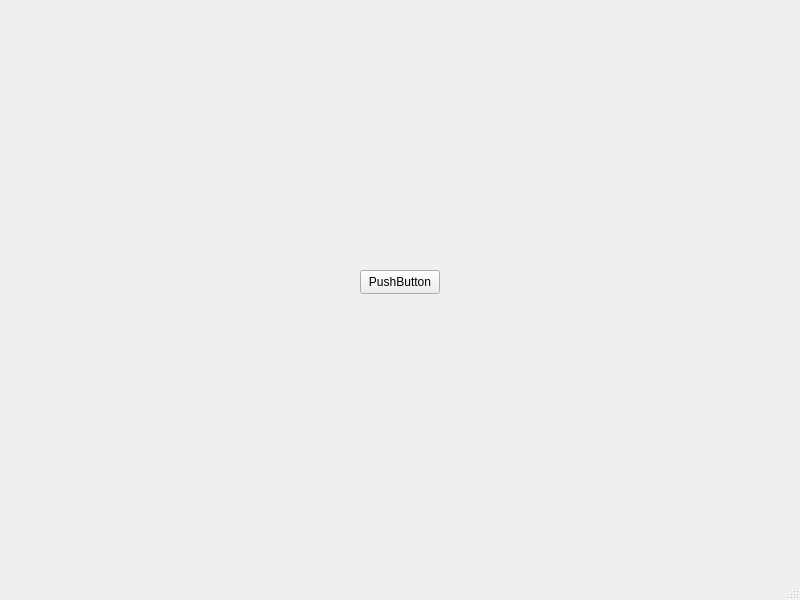
<?xml version="1.0" encoding="UTF-8"?>
<ui version="4.0">
 <class>MainWindow</class>
 <widget class="QMainWindow" name="MainWindow">
  <property name="geometry">
   <rect>
    <x>0</x>
    <y>0</y>
    <width>800</width>
    <height>600</height>
   </rect>
  </property>
  <property name="windowTitle">
   <string>MainWindow</string>
  </property>
  <widget class="QWidget" name="centralwidget">
   <widget class="QPushButton" name="pushButton">
    <property name="geometry">
     <rect>
      <x>360</x>
      <y>270</y>
      <width>80</width>
      <height>24</height>
     </rect>
    </property>
    <property name="text">
     <string>PushButton</string>
    </property>
   </widget>
  </widget>
  <widget class="QMenuBar" name="menubar">
   <property name="geometry">
    <rect>
     <x>0</x>
     <y>0</y>
     <width>800</width>
     <height>21</height>
    </rect>
   </property>
  </widget>
  <widget class="QStatusBar" name="statusbar"/>
 </widget>
 <resources/>
 <connections/>
</ui>
